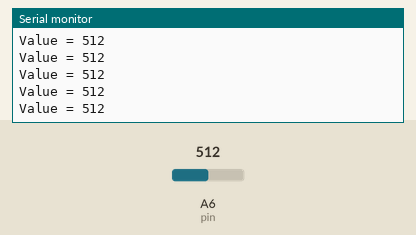
Simulated run of this sketch. Board: Arduino Nano, built with avr-gcc and run on an emulated ATmega328P. Shown: the last lines printed to the serial monitor. The test bench sets the inputs (shaded band); at power-on: A6 (pin) = 512.

Above: at 1.2 s.
1.3 s: A6 (pin) set to 109
At 2.2 s:
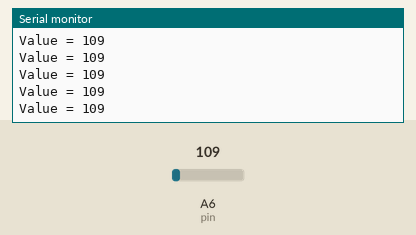
4.3 s: A6 (pin) set to 95
At 5.2 s:
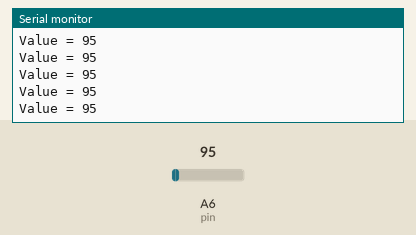
11.8 s: A6 (pin) set to 8
At 12.5 s:
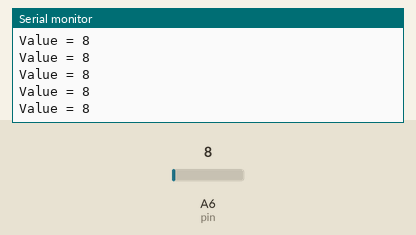
13.3 s: A6 (pin) set to 11
At 14.3 s:
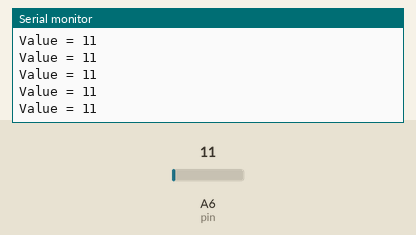
Timing chart, 0 to 15.8 s (numbered marks = the images above; inputs shaded):
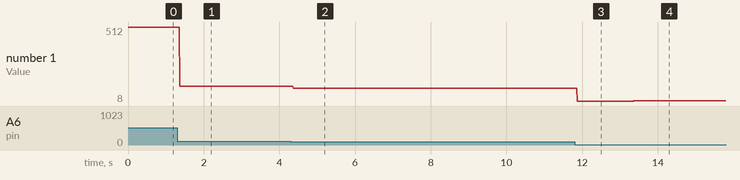

Measured:
- after the input at 1.3 s, the serial monitor: prints a new line after 0.07 s (image 1)
- after the input at 4.3 s, the serial monitor: prints a new line after 0.07 s (image 2)
- after the input at 11.8 s, the serial monitor: prints a new line after 0.07 s (image 3)
- after the input at 13.3 s, the serial monitor: prints a new line after 0.07 s (image 4)
- plotted number 1: 512 → 109 after the input at 1.3 s, 109 → 95 after the input at 4.3 s, 95 → 8 after the input at 11.8 s, 8 → 11 after the input at 13.3 s

The sketch:

3-3-1.ino
```cpp
int pin = A6;
int value = 0;
void setup()
{
    Serial.begin( 9600);
}
void loop()
{
    value = analogRead(pin);
    Serial.print("Value = ");
    Serial.println(value);
    delay(10);
}
```
